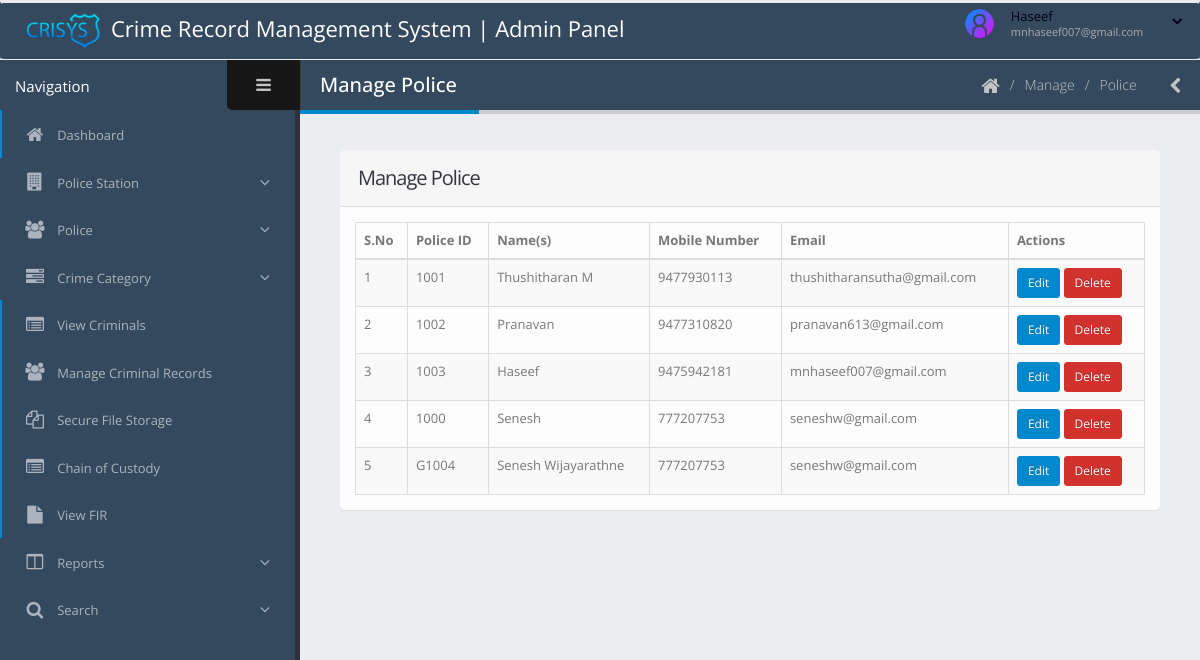
The page /admin/manage-police.php (signed in) on the database its author committed.
### tables this page shows
CREATE TABLE `tblpolice` (
  `ID` int(10) NOT NULL,
  `PoliceStationId` int(11) DEFAULT NULL,
  `PoliceStationName` varchar(200) DEFAULT NULL,
  `PID` varchar(20) DEFAULT NULL,
  `Name` varchar(200) DEFAULT NULL,
  `MobileNumber` bigint(10) DEFAULT NULL,
  `Email` varchar(200) DEFAULT NULL,
  `Address` mediumtext DEFAULT NULL,
  `Password` varchar(200) DEFAULT NULL,
  `JoiningDate` timestamp NOT NULL DEFAULT current_timestamp()
);

### admin/manage-police.php (the view, shortened to what this page needs)
<?php
include('includes/dbconnection.php');
if (strlen($_SESSION['crmsaid']==0)) {
  header('location:logout.php');
  } else{
?>
<!doctype html>
<html class="fixed">
	<head>
		<link rel="stylesheet" href="../assets/vendor/bootstrap/css/bootstrap.css" />
		<link rel="stylesheet" href="../assets/vendor/font-awesome/css/font-awesome.css" />
		<link rel="stylesheet" href="../assets/vendor/magnific-popup/magnific-popup.css" />
		<link rel="stylesheet" href="../assets/vendor/bootstrap-datepicker/css/datepicker3.css" />
		<link rel="stylesheet" href="../assets/vendor/select2/select2.css" />
		<link rel="stylesheet" href="../assets/vendor/jquery-datatables-bs3/assets/css/datatables.css" />
		<link rel="stylesheet" href="../assets/stylesheets/theme.css" />
		<link rel="stylesheet" href="../assets/stylesheets/skins/default.css" />
		<link rel="stylesheet" href="../assets/stylesheets/theme-custom.css">
	</head>
	<body>
		<section class="body">
			<?php include_once('includes/header.php');?>
			<div class="inner-wrapper">
				<?php include_once('includes/sidebar.php');?>
				<section role="main" class="content-body">
					<header class="page-header">
						<h2>Manage Police</h2>
						<div class="right-wrapper pull-right">
							<ol class="breadcrumbs">
								<li>
									<a href="dashboard.php">
										<i class="fa fa-home"></i>
									</a>
								</li>
								<li><span>Manage</span></li>
								<li><span>Police</span></li>
							</ol>
							<a class="sidebar-right-toggle" data-open="sidebar-right"><i class="fa fa-chevron-left"></i></a>
						</div>
					</header>
						<section class="panel">
							<header class="panel-heading">
								<h2 class="panel-title">Manage Police</h2>
							</header>
							<div class="panel-body">
								<table class="table table-bordered table-striped mb-none" id="datatable-editable">
									<thead>
										<tr>
											<th>S.No</th>
											<th>Police ID</th>
											<th>Name(s)</th>
											<th>Mobile Number</th>
											<th>Email</th>
											<th>Actions</th>
										</tr>
									</thead>
									<tbody>
										<?php
$sql="SELECT * from tblpolice";
$query = $dbh -> prepare($sql);
$query->execute();
$results=$query->fetchAll(PDO::FETCH_OBJ);
$cnt=1;
if($query->rowCount() > 0)
{
foreach($results as $row)
{               ?>
										<tr>
											<td><?php echo htmlentities($cnt);?></td>
											<td><?php  echo htmlentities($row->PID);?>
											</td>
											<td><?php  echo htmlentities($row->Name);?></td>
											<td>
												<?php  echo htmlentities($row->MobileNumber);?>
											</td>
								<td><?php  echo htmlentities($row->Email);?></td>
											<td>
												<a href="edit-police-detail.php?editid=<?php echo htmlentities ($row->ID);?>" class="btn btn-primary btn-sm">Edit</a>
												<a href="manage-police.php?delid=<?php echo ($row->ID);?>" onclick="return confirm('Do you really want to Delete ?');" class="btn btn-danger btn-sm">Delete</a>
											</td>
										</tr>
									<?php $cnt=$cnt+1;}} ?>
									</tbody>
								</table>
							</div>
						</section>
				</section>
			</div>
		</section>
	</body>
</html><?php }  ?>

### admin/includes/header.php (shortened to what this page needs)
<header class="header navbar navbar-expand-lg navbar-dark bg-dark" style="padding-left: 10px;background-color:#34495e;">
            <div class="logo-container">
                <a href="dashboard.php" class="logo" style="color:#000; font-size:22px;color:#fff;">
                <img src="../assets/images/logo.png" alt="Admin" width="85px" style="padding-right: 10px;"/>Crime Record Management System | Admin Panel
                </a>
            </div>
            <div class="header-right">
                <div id="userbox" class="userbox">
                    <a href="#" data-toggle="dropdown">
                        <figure class="profile-picture">
                            <img src="../assets/images/admin.png" alt="Admin" class="img-circle" data-lock-picture="../assets/images/admin.png" />
                        </figure>
                        <div class="profile-info" data-lock-name="John Doe" data-lock-email="johndoe@JSOFT.com">
                         <?php
                            $aid=$_SESSION['crmsaid'];
                            $sql="SELECT AdminName,Email from  tbladmin where ID=:aid";
                            $query = $dbh -> prepare($sql);
                            $query->bindParam(':aid',$aid,PDO::PARAM_STR);
                            $query->execute();
                            $results=$query->fetchAll(PDO::FETCH_OBJ);
                            $cnt=1;
                            if($query->rowCount() > 0)
                            {
                            foreach($results as $row)
                            {
                        ?>
                            <span class="name"><?php  echo $row->AdminName;?></span>
                            <span class="role"><?php  echo $row->Email;?></span>
                            <?php $cnt=$cnt+1;}} ?>
                        </div>
                        <i class="fa custom-caret"></i>
                    </a>
                </div>
            </div>
        </header>

### assets/stylesheets/skins/default.css (style rules this page uses)
a, .btn-link { color: #0088cc; }
body .btn-primary { color: #ffffff; text-shadow: 0 -1px 0 rgba(0, 0, 0, 0.25); background-color: #0088cc; border-color: #0088cc; }
body .btn-danger { color: #ffffff; text-shadow: 0 -1px 0 rgba(0, 0, 0, 0.25); background-color: #d2322d; border-color: #d2322d; }
.page-header h2 { border-bottom-color: #0088cc; }

### rows shown on the page
tblpolice: PID "1001", Name "Thushitharan M", MobileNumber "9477930113", Email "thushitharansutha@gmail.com"
tblpolice: PID "1002", Name "Pranavan", MobileNumber "9477310820", Email "pranavan613@gmail.com"
tblpolice: PID "1003", Name "Haseef", MobileNumber "9475942181", Email "mnhaseef007@gmail.com"
tblpolice: PID "1000", Name "Senesh", MobileNumber "777207753", Email "seneshw@gmail.com"
tblpolice: PID "G1004", Name "Senesh Wijayarathne", MobileNumber "777207753", Email "seneshw@gmail.com"

### other values the page prints
$row->AdminName "Haseef"
$row->Email "mnhaseef007@gmail.com"
